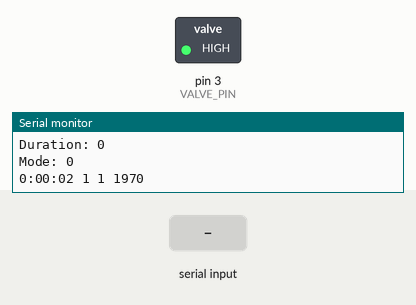
Simulated run of this sketch. Board: Arduino Uno, built with avr-gcc and run on an emulated ATmega328P. Shown: switched loads named in the sketch (green lamp = pin HIGH), the last lines printed to the serial monitor. Dashed ring = blinking. Inputs (shaded band) come from the test bench.

Above: at 3.2 s.
3.3 s: "4\n" received over Serial
At 5.2 s:
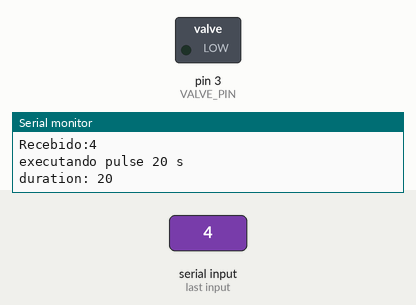
Timing chart, 0 to 12.3 s (numbered marks = the images above; inputs shaded):
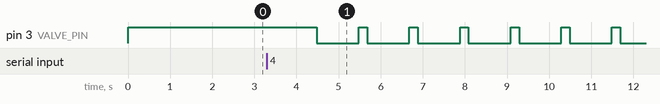

The sketch:

prj_irrigacao.ino
```cpp
//************************************************
//Melhorias e idéias...
//************************************************
//Vincular a ação a válvula/PIN
//Temporizar o pulso
//Criar interface para rodar no raspberry
// exemplo de data 110012014102022

//http://stackoverflow.com/questions/11395280/c-error-expected-primary-expression-before-token
#include <TimeLib.h>
#include <EEPROM.h>

//Comandos;
//1 = Setar Hora
//2 = Escrever acao
//3 = Carregar acao

int const TOTAL_ITEMS = 3;
int const VALVE_PIN = 3;
int i;
String inputString = "";         // a string to hold incoming data
boolean stringComplete = false;  // whether the string is complete

typedef enum {
  direct, //Direta
  pulse  //Pulsada
} execution_mode ;
//
typedef struct
{
   int hour;
   int minute;
   int second;
   long duration; //ms
   execution_mode mode;
} action_type_item;
//
typedef struct
{
  action_type_item items[TOTAL_ITEMS];
} action_type;

//execution_mode_t mode1 = direct;
//execution_mode_t mode2 = pulse;

//action_type_t actions[] = { {10, 20, 23, 500, direct }, {10, 20, 25, 600, pulse }, {10, 20, 29, 600, pulse }};
//action_type action;

action_type action = {
                       {
                          {19, 00, 10, 30, direct},
                          {07, 30, 00, 30, pulse}//,
                          //{21, 00, 00, 20000, pulse }
                       }
                     };
void setup()
{
  //Carregando as acoes salvas na eeprom
  //action = LoadAction_EEPROM();
  pinMode(VALVE_PIN, OUTPUT);      // sets the digital pin as output
  digitalWrite(VALVE_PIN, HIGH);
  //setTime(iHour, iMinute, iSecond, iDay, iMonth, iYear);

  // initialize serial:
  Serial.begin(9600);
  while (!Serial) {
      ; // wait for serial port to connect. Needed for native USB port only
    }
  Serial.println("Serial aberta");
}

void loop()
{
  if (stringComplete) {
    Serial.print("Recebido:");
    Serial.println(inputString);
    switch(inputString[0])
    {
      //Setar hora
      case '1':
      {
        char day[] = { inputString[1], inputString[2], '\0' };
        int iDay = atoi( day );

        char month[] = { inputString[3], inputString[4], '\0' };
        int iMonth = atoi( month );

        char year[] = { inputString[5], inputString[6], inputString[7], inputString[8], '\0' };
        int iYear = atoi( year );

        char hour[] = { inputString[9], inputString[10], '\0' };
        int iHour = atoi( hour );

        char minute[] = { inputString[11], inputString[12], '\0'};
        int iMinute = atoi( minute );

        char second[] = { inputString[13], inputString[14], '\0'};
        int iSecond = atoi( second );

        setTime(iHour, iMinute, iSecond, iDay, iMonth, iYear);
        Serial.println("Data atualizada");
        break;
      }
     case '2':
     {
        Serial.println("Salvando acoes");
        SaveAction_EEPROM(action);
       break;
     }
    case '3':
     {
        Serial.println("carregando acoes");
        action = LoadAction_EEPROM();
       break;
     }
    case '4':
      Serial.println("executando pulse 20 s");
      ExecuteAction({19, 00, 00, 20, pulse });
    }

    // clear the string:
    inputString = "";
    stringComplete = false;
  }

  Serial.print(hour());
  printDigits(minute());
  printDigits(second());
  Serial.print(" ");
  Serial.print(day());
  Serial.print(" ");
  Serial.print(month());
  Serial.print(" ");
  Serial.print(year());
  Serial.println();

  for(i = 0; i < sizeof(action.items); i++)
  {
    action_type_item item = action.items[i];
    if(item.hour == hour() && item.minute == minute() && item.second == second() /*&& item.hour > 0  && item.minute > 0 && item.second > 0*/)
    {
      Serial.println("**********Executando Acao**********");
      Serial.print("Hour: ");
      Serial.println(item.hour);

      Serial.print("Minute: ");
      Serial.println(item.minute);

      Serial.print("Second: ");
      Serial.println(item.second);

      Serial.print("Duration: ");
      Serial.println(item.duration);

      Serial.print("Mode: ");
      Serial.println(item.mode);

      ExecuteAction(item);
    }
  }
  delay(1000);                  // waits for a second
}

void printDigits(int digits){
  // utility function for digital clock display: prints preceding colon and leading 0
  Serial.print(":");
  if(digits < 10)
    Serial.print('0');
  Serial.print(digits);
}

/*
  SerialEvent occurs whenever a new data comes in the
 hardware serial RX.  This routine is run between each
 time loop() runs, so using delay inside loop can delay
 response.  Multiple bytes of data may be available.
 */
void serialEvent() {
  while (Serial.available()) {
    // get the new byte:
    char inChar = (char)Serial.read();
    // add it to the inputString:
    inputString += inChar;
    // if the incoming character is a newline, set a flag
    // so the main loop can do something about it:
    if (inChar == '\n')
      stringComplete = true;
  }
}

action_type LoadAction_EEPROM()
{
  action_type result;
  int bufferSize = EEPROM.read(0); //tamanho do buffer
  byte buff[bufferSize];
  if(bufferSize > 0)
  {
    for( i = 0; i < bufferSize; i++)
    {
      buff[i] = EEPROM.read(i+1);
    }
    //result = (action_type*)buff; //Re-Make the struct
    memcpy(&result, buff, sizeof(result));
    Serial.println("acoes carregadas");
    for(i = 0; i < TOTAL_ITEMS; i++)
    {
        action_type_item actionDItem = result.items[i];
        Serial.print("Hour: ");
        Serial.println(actionDItem.hour);

        Serial.print("Minute: ");
        Serial.println(actionDItem.minute);

        Serial.print("Second: ");
        Serial.println(actionDItem.second);

        Serial.print("Duration: ");
        Serial.println(actionDItem.duration);

        Serial.print("Mode: ");
        Serial.println(actionDItem.mode);
    }
  }
  return result;
}
//
void SaveAction_EEPROM(action_type action)
{
  int bufferSize = sizeof(action);
  byte buff[bufferSize];
  memcpy(buff, &action,  bufferSize);
  //Salvando no end 0x00 o tamanho do buffer;
  EEPROM.write(0, bufferSize);
  for( i = 0; i < bufferSize; i++)
  {
    EEPROM.write( i + 1, buff[i]);
  }
  Serial.println("acoes salva");
  //action_type* actionD = (action_type*)buff; //Re-Make the struct
}

void ExecuteAction(action_type_item action_item)
{
  if(action_item.mode == direct)
  {
    delay(200);
    digitalWrite(VALVE_PIN, LOW);    // sets the LED off
    delay(action_item.duration * 1000);                  // waits for a second
    digitalWrite(VALVE_PIN, HIGH);   // sets the LED on
  }
  else if(action_item.mode == pulse)
  {
    int count = 0;
    do
    {
      Serial.print("duration: ");
      Serial.println(action_item.duration);

      delay(200);
      digitalWrite(VALVE_PIN, LOW);    // sets the LED off
      delay(1000);                  // waits for a second
      digitalWrite(VALVE_PIN, HIGH);   // sets the LED on
      count++;
    }
    while(count<=action_item.duration) ;
  }
  //delay(1000);                  // waits for a second
}
```

Measured:
- after the input at 3.3 s, pin 3 (VALVE_PIN): alternates HIGH for 0.20 s and LOW for 1.0 s, starting after 1.2 s
